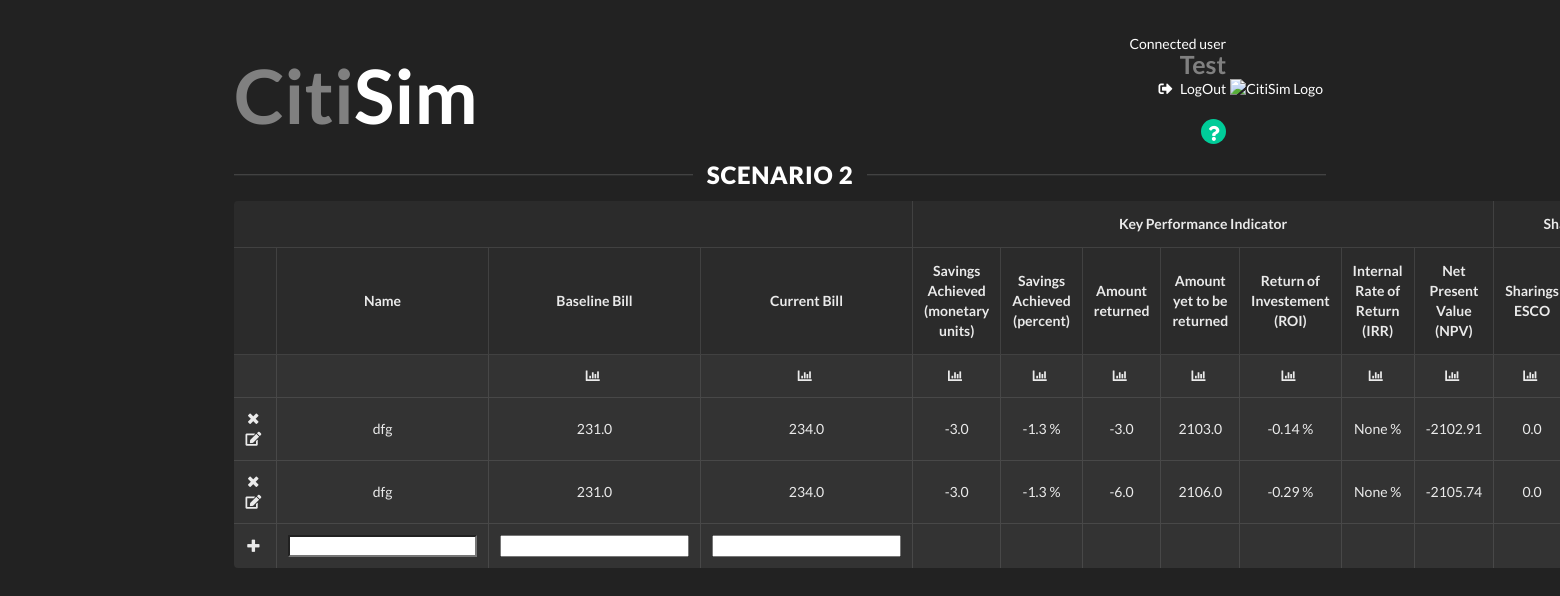
The page /biPage?scenarioID=26 (signed in) on the database its author committed.
### tables this page shows
CREATE TABLE Users (
userID integer primary key autoincrement,
userName varchar(50),
userEmail varchar(50),
userPass varchar(100));

CREATE TABLE "Scenarios" (
	`ID`	integer PRIMARY KEY AUTOINCREMENT,
	`UserID`	INTEGER,
	`Name`	varchar(100),
	`Value`	real,
	`ValueType`	varchar(10),
	`Duration`	integer,
	`DurationType`	varchar(10),
	`Description`	varchar(255)
);

CREATE TABLE "BasicOutput" (
	`OutputID`	integer PRIMARY KEY AUTOINCREMENT,
	`ScenarioID`	integer,
	`BillName`	varchar(50),
	`BaselineBill`	real,
	`CurrentBill`	real,
	`SavingsMU`	real,
	`SavingsPercent`	real,
	`AmountReturned`	real,
	`AmountYetToBeReturned`	real,
	`ROI`	real,
	`IRR`	real,
	`NPV`	real,
	`ESCO`	real,
	`Client`	real
);

### table.py (the view)
@app.route('/biPage')
def biPage():
    scenarioID = request.args.get("scenarioID")
    scenarioName = ""
    conn = sqlite3.connect(db_path)
    conn.row_factory = sqlite3.Row
    cursor = conn.cursor()
    cursor.execute("select s.Name, s.UserID from Scenarios s where s.ID = ?",[scenarioID])
    row = cursor.fetchone()
    if(row['UserID'] != current_user.id):
        return redirect("/citisim/")
    scenarioName = row['Name']
    cursor.execute("select * from BasicOutput b where b.ScenarioID = ?", [scenarioID])
    rows = cursor.fetchall()
    conn.close()
    return render_template("biPage.html",
                           scenarioID=scenarioID,
                           scenarioName=scenarioName,
                           rows = rows)

### users.py (called while the page is built)
@login_manager.user_loader
def load_user(user_id):
    user = User()
    return user.getUserByID(int(user_id))

    def getUserByID(self, id):
        conn = sqlite3.connect(self.db_path)
        conn.row_factory = sqlite3.Row
        cursor = conn.cursor()
        cursor.execute("select * from Users u where u.userID = " + str(id))
        row = cursor.fetchone()
        conn.close()
        if(row is None):
            return None
        self.id = row['userID']
        self.username =  row['userName']
        self.email = row['userEmail']
        self.password = row['userPass']
        return self

### templates/biPage.html (shortened to what this page needs)
<!DOCTYPE html>
<html lang="en" dir="ltr">
    <head>
      <link rel="stylesheet" href="/citisim/static/scripts/SemanticUI/semantic.min.css">
      <link rel="stylesheet" href="/citisim/static/style.css">
    </head>
    <body class="wideBody">
      <div class="ui grid">
          <div class="eight wide column" align="left"  >
              <p style="font-size: 75px; padding-top: 2%; "><strong style="cursor:pointer" onclick="javascript:window.location.href = '/citisim'">
                  <span style="color: gray">Citi</span>Sim
              </strong></p>
          </div>
          <div class="eight wide column" align="right" >
            <table>
              <td style="vertical-align:top; text-align:right;">
                Connected user<br>
                <span style="color: gray; font-size: 25px; font-weight: bold;">{{current_user.username}}</span><br>
                <div style=" cursor: pointer;" onclick="javascript:window.location.href='/citisim/logout'">
                  <i class="sign out icon" ></i> LogOut
                </div><br>
                <div data-content="Help" onclick="$('.ui.basic.modal.HELP').modal('show');" style="width:25px; height:25px; background-color:#0C9; color:#FFF; border-radius:50px;cursor: pointer; float:right;">
                    <i class="question icon" style="margin-top:5px; margin-left: 3px; font-size:15px;"></i>
                </div>
              </td>
              <td>
                <img src="/citisim/static/logo_citisim_cut.png" alt="CitiSim Logo" style="width:120px; height:120px; cursor:pointer;" onclick="javascript:window.location.href = '/citisim'">
              </td>
            </table>
          </div>
      </div>
        <div class="ui inverted horizontal divider">
            <strong style="font-size: 24px;">
                {{scenarioName}}
            </strong>
        </div>
        <table class="ui stripped celled selectable inverted table">
            <thead align="center">
                <tr>
                    <th colspan="4"></th>
                    <th colspan="7">Key Performance Indicator</th>
                    <th colspan="2">Sharings</th>
                </tr>
                <tr>
                    <th></th>
                    <th>Name</th>
                    <th>Baseline Bill</th>
                    <th>Current Bill</th>
                    <th>Savings Achieved <br> (monetary units)</th>
                    <th>Savings Achieved <br> (percent)</th>
                    <th>Amount returned</th>
                    <th>Amount yet to be returned</th>
                    <th>Return of Investement <br> (ROI)</th>
                    <th>Internal Rate of Return <br> (IRR)</th>
                    <th>Net Present Value <br> (NPV)</th>
                    <th>Sharings ESCO</th>
                </tr>
            </thead>
            <tbody align="center">
                {% if rows|length > 0 %}
                    <tr>
                      <td></td>
                      <td></td>
                      <td class="edittableCell">
                          <i  class='chart bar pointed icon' data-content='Display chart' onclick="displayBaseCurrBillChart({{scenarioID}})"></i>
                      </td>
                      <td class="edittableCell">
                          <i  class='chart bar pointed icon' data-content='Display chart' onclick="displayBaseCurrBillChart({{scenarioID}})"></i>
                      </td>
                      <td class="edittableCell">
                          <i  class='chart bar pointed icon' data-content='Display chart' onclick="displaySavingsMUChart({{scenarioID}})"></i>
                      </td>
                      <td class="edittableCell">
                          <i  class='chart bar pointed icon' data-content='Display chart' onclick="displaySavingsPercentChart({{scenarioID}})"></i>
                      </td>
                      <td class="edittableCell">
                          <i  class='chart bar pointed icon' data-content='Display chart' onclick="displayAmountReturnedChart({{scenarioID}})"></i>
                      </td>
                      <td class="edittableCell">
                          <i  class='chart bar pointed icon' data-content='Display chart' onclick="displayAmountReturnedChart({{scenarioID}})"></i>
                      </td>
                      <td class="edittableCell">
                          <i  class='chart bar pointed icon' data-content='Display chart' onclick="displayROIChart({{scenarioID}})"></i>
                      </td>
                      <td class="edittableCell">
                          <i  class='chart bar pointed icon' data-content='Display chart' onclick="displayIRRChart({{scenarioID}})"></i>
                      </td>
                      <td class="edittableCell">
                          <i  class='chart bar pointed icon' data-content='Display chart' onclick="displayNPVChart({{scenarioID}})"></i>
                      </td>
                      <td class="edittableCell">
                          <i  class='chart bar pointed icon' data-content='Display chart' onclick="displaySharingsChart({{scenarioID}})"></i>
                      </td>
                    </tr>
                {% endif %}
                {% for row in rows %}
                    <tr id="bill_{{row.OutputID}}">
                        <td id="billActions_{{row.OutputID}}">
                            <i  class='close pointed icon' data-content='Remove Bill' onclick="removeBill({{row.OutputID}})"></i>
                            <i  class='edit pointed icon' data-content='Edit Bill' onclick="editBill({{row.OutputID}})"></i>
                        </td>
                        <td id="billName_{{row.OutputID}}" class="nameCell">{{row.BillName}}</td>
                        <td id="billBase_{{row.OutputID}}">{{row.BaselineBill}}</td>
                        <td id="billCurr_{{row.OutputID}}">{{row.CurrentBill}}</td>
                        <td>{{row.SavingsMU}}</td>
                        <td>{{row.SavingsPercent}} %</td>
                        <td>{{row.AmountReturned}}</td>
                        <td>{{row.AmountYetToBeReturned}}</td>
                        <td>{{row.ROI}} %</td>
                        <td>{{row.IRR}} %</td>
                        <td>{{row.NPV}}</td>
                        <td>{{row.ESCO}}</td>
                    </tr>
                {% endfor %}
                    <tr id="newBillRow">
                        <td class="edittableCell">
                            <i  class='plus pointed icon' data-content='Add Bill' onclick="addNewBill({{scenarioID}})"></i>
                        </td>
                        <td class="edittableCell">
                            <input id="newBillName" class="billInput" type="text" name="" value="">
                        </td>
                        <td class="edittableCell">
                            <input id="newBillBaseline"  class="billInput" type="number" step="0.01">
                        </td>
                        <td class="edittableCell">
                            <input id="newBillCurrent" class="billInput" type="number" step="0.01">
                        </td>
                        <td class="edittableCell"></td>
                        <td class="edittableCell"></td>
                        <td class="edittableCell"></td>
                        <td class="edittableCell"></td>
                        <td class="edittableCell"></td>
                        <td class="edittableCell"></td>
                        <td class="edittableCell"></td>
                        <td class="edittableCell"></td>
                    </tr>
            </tbody>
        </table>
    </body>
</html>

### old/static/style.css (style rules this page uses)
body { padding-left:15%; padding-right:15%; padding-top:2%; padding-bottom: 2%; background: #222; color: white; }
.pointed { cursor: pointer; }

### rows shown on the page
Users: username "Test"
Scenarios: Name "SCENARIO 2"
BasicOutput: BillName "dfg", BaselineBill "231.0", CurrentBill "234.0", SavingsMU "-3.0", SavingsPercent "-1.3", AmountReturned "-3.0", AmountYetToBeReturned "2103.0", ROI "-0.14", IRR "None", NPV "-2102.91", ESCO "0.0"
BasicOutput: BillName "dfg", BaselineBill "231.0", CurrentBill "234.0", SavingsMU "-3.0", SavingsPercent "-1.3", AmountReturned "-6.0", AmountYetToBeReturned "2106.0", ROI "-0.29", IRR "None", NPV "-2105.74", ESCO "0.0"
